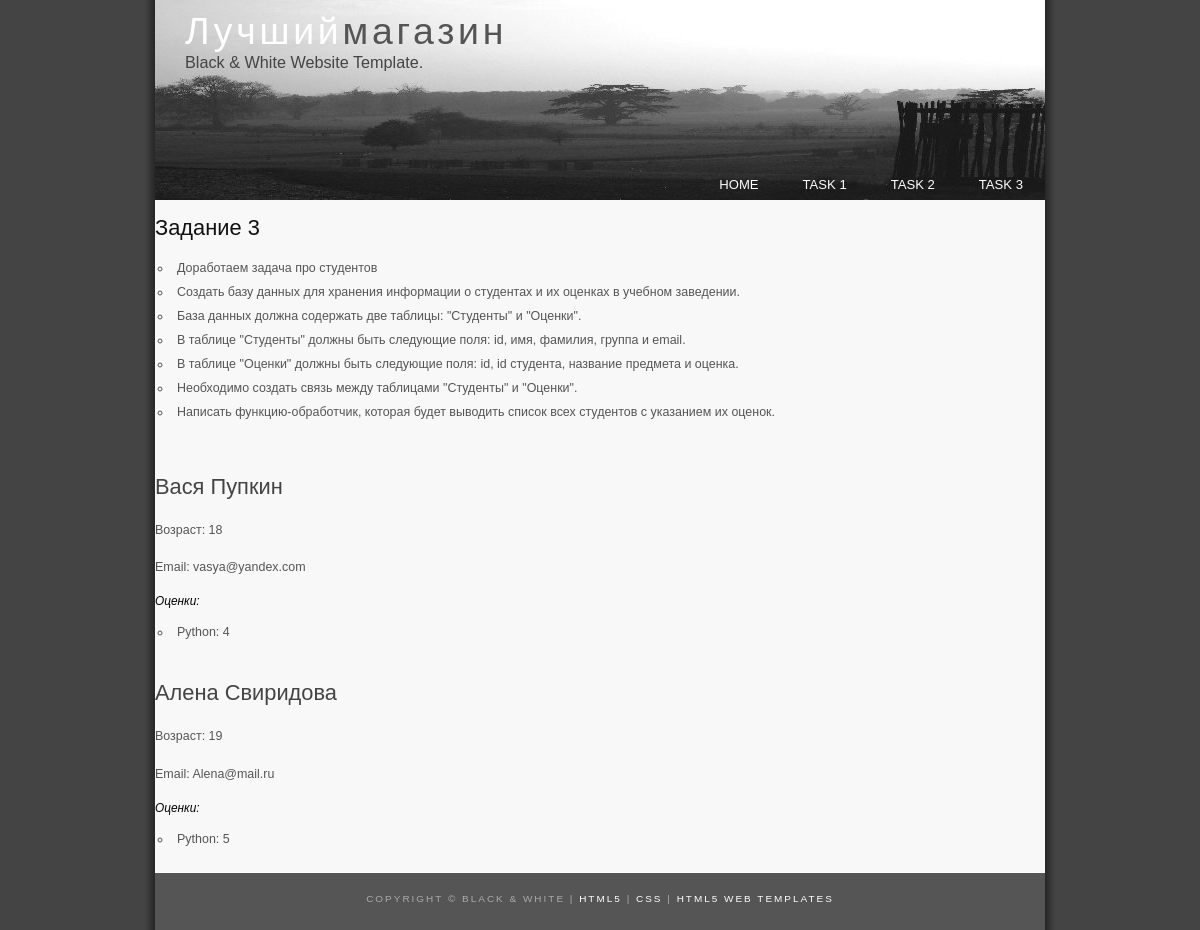
/task3, run on the app's committed database.
### models.py (models this page shows, shortened)
class Student(db.Model):
    id = db.Column(db.Integer, primary_key=True)
    name = db.Column(db.String(100), nullable=False)
    surname = db.Column(db.String(100), nullable=False)
    age = db.Column(db.Integer)
    gender = db.Column(db.Enum('male', 'female'), nullable=False)
    group = db.Column(db.Enum('A', 'B', 'C'))
    email = db.Column(db.String(100))
    faculty_id = db.Column(db.Integer, db.ForeignKey('faculty.id'))

class Mark(db.Model):
    id = db.Column(db.Integer, primary_key=True)
    student_id = db.Column(db.Integer, db.ForeignKey('student.id'))
    subject_name = db.Column(db.String(100))
    mark = db.Column(db.Integer)
    student = db.relationship('Student', backref='marks', lazy=True)

### lesson3_part1.py (the view)
@app.route('/task3')
def task3():
    students = Student.query.all()  # Получаем всех студентов
    student_data = []
    for student in students:
        marks = Mark.query.filter_by(student_id=student.id).all()  # Получаем оценки для каждого студента
        mark_data = [{'subject_name': mark.subject_name, 'mark': mark.mark} for mark in marks]
        student_info = {
            'id': student.id,
            'name': student.name,
            'surname': student.surname,
            'age': student.age,
            'gender': student.gender,
            'group': student.group,
            'email': student.email,
            'marks': mark_data
        }
        student_data.append(student_info)
    return render_template('task3.html', students=student_data)

### lesson3_part1.py (called while the page is built)
@app.context_processor
def menu_items():
    menu_items = [
        {'name': 'Home', 'url': url_for("index")},
        {'name': 'Task 1', 'url': url_for("task1")},
        {'name': 'Task 2', 'url': url_for("task2")},
        {'name': 'Task 3', 'url': url_for("task3")},
    ]
    return dict(menu_items=menu_items)

### templates/task3.html (shortened to what this page needs)
{% extends "base1.html" %}
{% block content %}
<h1>Задание 3</h1>
<ul>
    <li>Доработаем задача про студентов</li>
    <li>Создать базу данных для хранения информации о студентах и их оценках в учебном заведении.</li>
    <li>База данных должна содержать две таблицы: "Студенты" и "Оценки".</li>
    <li>В таблице "Студенты" должны быть следующие поля: id, имя, фамилия, группа и email.</li>
    <li>В таблице "Оценки" должны быть следующие поля: id, id студента, название предмета и оценка.</li>
    <li>Необходимо создать связь между таблицами "Студенты" и "Оценки".</li>
    <li>Написать функцию-обработчик, которая будет выводить список всех студентов с указанием их оценок.</li>
</ul>
<br>
{% for student in students %}
<h2>{{ student.name }} {{ student.surname }}</h2>
<p>Возраст: {{ student.age }}</p>
<p>Email: {{ student.email }}</p>
<h5>Оценки:</h5>
<ul>
    {% for mark in student.marks %}
    <li>{{ mark.subject_name }}: {{ mark.mark }}</li>
    {% endfor %}
</ul>
{% endfor %}
{% endblock content %}

### static/style.css (style rules this page uses)
html { height: 100%; }
* { margin: 0; padding: 0; }
body { font: normal .78em arial, sans-serif; background: #444; color: #555; }
p { padding: 0 0 16px 0; line-height: 1.7em; }
h1, h2, h3, h4, h5, h6 { font: normal 175% 'century gothic', arial, sans-serif; color: #111; margin: 0 0 15px 0; padding: 15px 0 5px 0; }
h2 { font: normal 175% 'century gothic', arial, sans-serif; color: #444; }
h4, h5, h6 { margin: 0; padding: 0 0 5px 0; font: normal 120% arial, sans-serif; color: #555; }
h5, h6 { font: italic 95% arial, sans-serif; padding: 0 0 15px 0; color: #000; }
ul { margin: 2px 0 22px 17px; }
ul li { list-style-type: circle; margin: 0 0 6px 0; padding: 0 0 4px 5px; }

### data on the page
Student: name "Вася", surname "Пупкин", age "18", email "vasya@yandex.com"
Mark: subject_name "Python", mark "4"
Student: name "Алена", surname "Свиридова", age "19", email "Alena@mail.ru"
Mark: subject_name "Python", mark "5"

### other printed values
{{ item.name }} "HOME" "TASK 1" "TASK 2" "TASK 3"
